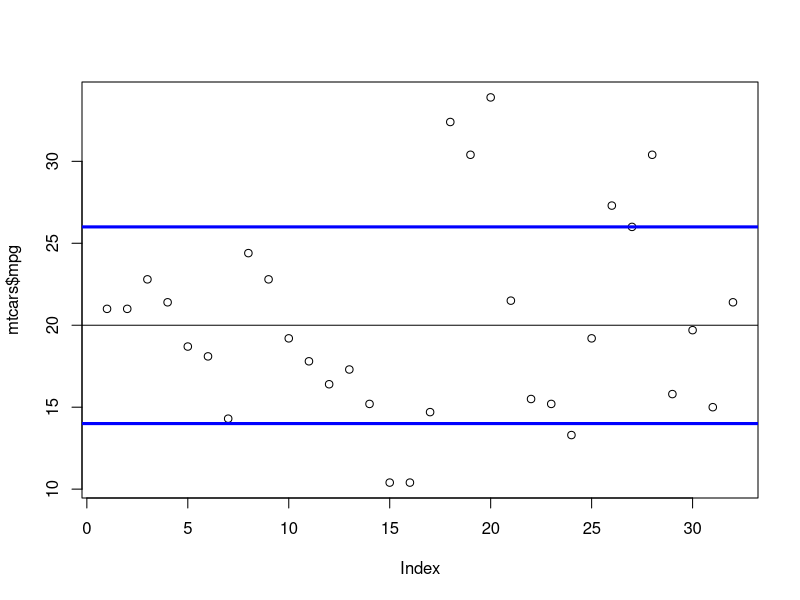

Reproduce this figure in R.
# UNIVERSIDAD NACIONAL AUTÓNOMA DE MÉXICO
# Facultad de Economía
# Estadística 2020-2
# Profesor: Cesar Hernández
# Medidas de dispersión
# Desviación estándar en R: función sd()

head(mtcars)
sd(mtcars$mpg)
mean(mtcars$mpg)

plot(mtcars$mpg)
abline(h = 20)
abline(h = c(14, 26), col = "blue", lwd = 3)
